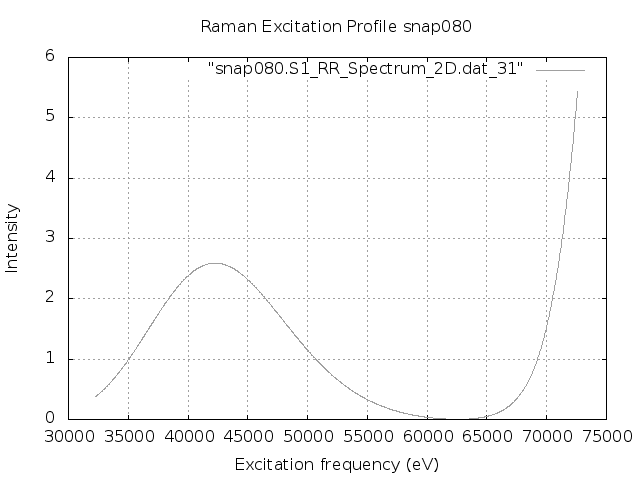

gnuplot code for this plot:
set terminal png
set output "snap080.S1.REP.png"
set xlabel 'Excitation frequency (eV)'
set ylabel 'Intensity'
set title "Raman Excitation Profile snap080"
set grid
set autoscale
plot "snap080.S1_RR_Spectrum_2D.dat_31" with lines lc "blue"
exit
